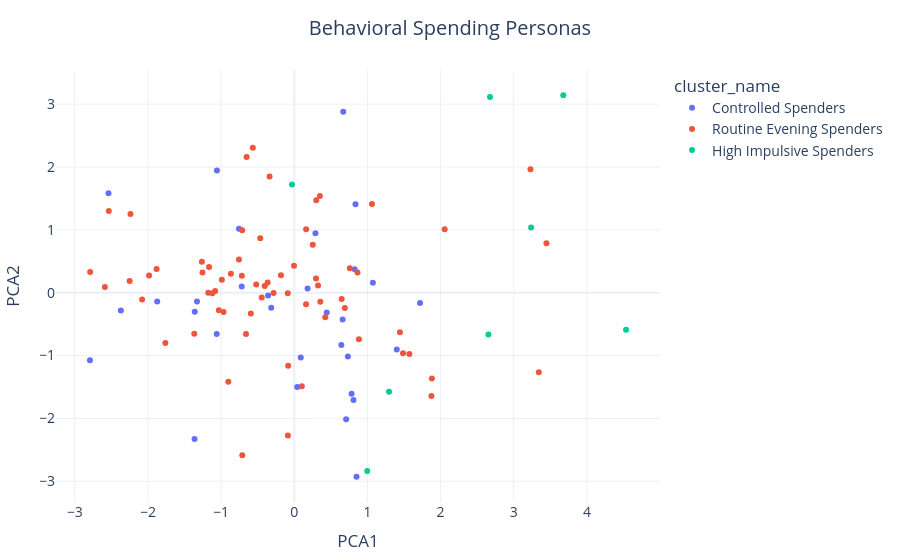

Notebook code cell kept with this figure:
### Markdown cell above
# Spending Persona Segmentation

### Question:
Can students be grouped into distinct spending personas?

### Code cell
cluster_features = [
    'impulse_composite_score',
    'pct_unplanned_avg',
    'avg_weekly_tx',
    'regret_intensity',
    'regret_frequency',
    'balance_check_habit',
    'ran_out_of_money',
    'hidden_purchase'
]

X = df[cluster_features]

scaler = StandardScaler()
X_scaled = scaler.fit_transform(X)

pca = PCA(n_components=2)
pca_components = pca.fit_transform(X_scaled)

pca_df = pd.DataFrame({
    'PCA1': pca_components[:, 0],
    'PCA2': pca_components[:, 1],
    'cluster_name': df['cluster_name']
})

fig = px.scatter(
    pca_df,
    x='PCA1',
    y='PCA2',
    color='cluster_name',
    title='Behavioral Spending Personas',
    hover_data=['cluster_name']
)

fig.update_layout(
    **common_layout
)

fig.show()

### Figure 1 — Plotly figure (JSON) as saved in the notebook; plotly's stock layout.template omitted (floating-point values rounded to 4 significant figures)
{"data": [{"customdata": [["Controlled Spenders"], ["Controlled Spenders"], ["Controlled Spenders"], ["Controlled Spenders"], ["Controlled Spenders"], ["Controlled Spenders"], ["Controlled Spenders"], ["Controlled Spenders"], ["Controlled Spenders"], ["Controlled Spenders"], ["Controlled Spenders"], ["Controlled Spenders"], ["Controlled Spenders"], ["Controlled Spenders"], ["Controlled Spenders"], ["Controlled Spenders"], ["Controlled Spenders"], ["Controlled Spenders"], ["Controlled Spenders"], ["Controlled Spenders"], ["Controlled Spenders"], ["Controlled Spenders"], ["Controlled Spenders"], ["Controlled Spenders"], ["Controlled Spenders"], ["Controlled Spenders"], ["Controlled Spenders"], ["Controlled Spenders"], ["Controlled Spenders"], ["Controlled Spenders"], ["Controlled Spenders"]], "hovertemplate": "cluster_name=%{customdata[0]}<br>PCA1=%{x}<br>PCA2=%{y}<extra></extra>", "legendgroup": "Controlled Spenders", "marker": {"color": "#636efa", "symbol": "circle"}, "mode": "markers", "name": "Controlled Spenders", "orientation": "v", "showlegend": true, "type": "scatter", "x": [0.669, -1.056, -0.3148, -0.7176, -2.538, 0.04007, -1.362, 0.7094, 1.719, 0.7837, 0.1824, 0.6611, -2.792, 1.075, -2.369, 0.8095, 0.08901, 0.8506, -1.329, -1.359, 0.2898, 0.837, 0.7326, 0.6438, 1.401, -1.06, 0.826, 0.4438, -1.873, -0.358, -0.7554], "xaxis": "x", "y": [2.878, 1.943, -0.2383, 0.09786, 1.583, -1.5, -2.327, -2.014, -0.1642, -1.609, 0.06575, -0.4254, -1.074, 0.1574, -0.2829, -1.708, -1.032, -2.927, -0.1418, -0.3022, 0.9465, 1.409, -1.014, -0.8315, -0.9024, -0.6582, 0.3735, -0.3146, -0.139, -0.04511, 1.016], "yaxis": "y"}, {"customdata": [["Routine Evening Spenders"], ["Routine Evening Spenders"], ["Routine Evening Spenders"], ["Routine Evening Spenders"], ["Routine Evening Spenders"], ["Routine Evening Spenders"], ["Routine Evening Spenders"], ["Routine Evening Spenders"], ["Routine Evening Spenders"], ["Routine Evening Spenders"], ["Routine Evening Spenders"], ["Routine Evening Spenders"], ["Routine Evening Spenders"], ["Routine Evening Spenders"], ["Routine Evening Spenders"], ["Routine Evening Spenders"], ["Routine Evening Spenders"], ["Routine Evening Spenders"], ["Routine Evening Spenders"], ["Routine Evening Spenders"], ["Routine Evening Spenders"], ["Routine Evening Spenders"], ["Routine Evening Spenders"], ["Routine Evening Spenders"], ["Routine Evening Spenders"], ["Routine Evening Spenders"], ["Routine Evening Spenders"], ["Routine Evening Spenders"], ["Routine Evening Spenders"], ["Routine Evening Spenders"], ["Routine Evening Spenders"], ["Routine Evening Spenders"], ["Routine Evening Spenders"], ["Routine Evening Spenders"], ["Routine Evening Spenders"], ["Routine Evening Spenders"], ["Routine Evening Spenders"], ["Routine Evening Spenders"], ["Routine Evening Spenders"], ["Routine Evening Spenders"], ["Routine Evening Spenders"], ["Routine Evening Spenders"], ["Routine Evening Spenders"], ["Routine Evening Spenders"], ["Routine Evening Spenders"], ["Routine Evening Spenders"], ["Routine Evening Spenders"], ["Routine Evening Spenders"], ["Routine Evening Spenders"], ["Routine Evening Spenders"], ["Routine Evening Spenders"], ["Routine Evening Spenders"], ["Routine Evening Spenders"], ["Routine Evening Spenders"], ["Routine Evening Spenders"], ["Routine Evening Spenders"], ["Routine Evening Spenders"], ["Routine Evening Spenders"], ["Routine Evening Spenders"], ["Routine Evening Spenders"], ["Routine Evening Spenders"], ["Routine Evening Spenders"], ["Routine Evening Spenders"], ["Routine Evening Spenders"], ["Routine Evening Spenders"], ["Routine Evening Spenders"]], "hovertemplate": "cluster_name=%{customdata[0]}<br>PCA1=%{x}<br>PCA2=%{y}<extra></extra>", "legendgroup": "Routine Evening Spenders", "marker": {"color": "#EF553B", "symbol": "circle"}, "mode": "markers", "name": "Routine Evening Spenders", "orientation": "v", "showlegend": true, "type": "scatter", "x": [-0.6507, -1.262, -2.588, -0.7555, 0.3254, 0.3506, -0.08815, -1.03, 0.8834, 0.7598, 0.2533, -0.3635, -0.337, 0.1035, -0.9014, -0.08665, -0.8655, -0.4646, -0.1816, -0.003287, 0.2972, -0.9895, 0.8643, -1.254, -0.4446, -0.9657, 0.4239, -1.119, 0.3012, -0.7112, -1.984, -0.7102, -1.761, 1.574, -0.08337, -0.5662, 0.3567, 0.1622, -0.2823, -2.249, -1.881, -2.534, -0.6591, -2.789, -0.5199, -2.238, 2.056, 0.6911, -1.366, -1.164, 0.1616, -2.079, 1.487, 0.648, -0.4041, -1.08, 1.445, 1.875, 1.881, 3.446, 3.342, -1.175, 1.062, 3.229, -0.5935, -0.7161], "xaxis": "x", "y": [2.158, 0.4943, 0.09031, 0.5273, 0.1162, 1.538, -0.01001, -0.2776, -0.7422, 0.3891, 0.7639, 0.1641, 1.848, -1.49, -1.418, -2.272, 0.2999, 0.8646, 0.2772, 0.4283, 0.2256, 0.2059, 0.3222, 0.3217, -0.07812, -0.308, -0.3907, -0.009842, 1.469, 0.992, 0.2742, -2.586, -0.7999, -0.9762, -1.164, 2.306, -0.1423, 1.011, -0.00672, 0.1874, 0.3784, 1.3, -0.6569, 0.3276, 0.1308, 1.25, 1.009, -0.2431, -0.6545, 0.4075, -0.1824, -0.1068, -0.9648, -0.09864, 0.1056, 0.0266, -0.629, -1.642, -1.366, 0.7878, -1.267, -0.0006322, 1.413, 1.966, -0.3301, 0.2698], "yaxis": "y"}, {"customdata": [["High Impulsive Spenders"], ["High Impulsive Spenders"], ["High Impulsive Spenders"], ["High Impulsive Spenders"], ["High Impulsive Spenders"], ["High Impulsive Spenders"], ["High Impulsive Spenders"], ["High Impulsive Spenders"]], "hovertemplate": "cluster_name=%{customdata[0]}<br>PCA1=%{x}<br>PCA2=%{y}<extra></extra>", "legendgroup": "High Impulsive Spenders", "marker": {"color": "#00cc96", "symbol": "circle"}, "mode": "markers", "name": "High Impulsive Spenders", "orientation": "v", "showlegend": true, "type": "scatter", "x": [-0.03104, 0.998, 1.295, 4.535, 2.676, 3.677, 3.237, 2.654], "xaxis": "x", "y": [1.722, -2.838, -1.576, -0.5886, 3.115, 3.14, 1.036, -0.6651], "yaxis": "y"}], "layout": {"font": {"size": 14}, "legend": {"title": {"text": "cluster_name"}, "tracegroupgap": 0}, "margin": {"b": 40, "l": 40, "r": 40, "t": 70}, "title": {"text": "Behavioral Spending Personas", "x": 0.5}, "xaxis": {"anchor": "y", "domain": [0, 1], "title": {"text": "PCA1"}}, "yaxis": {"anchor": "x", "domain": [0, 1], "title": {"text": "PCA2"}}}}
